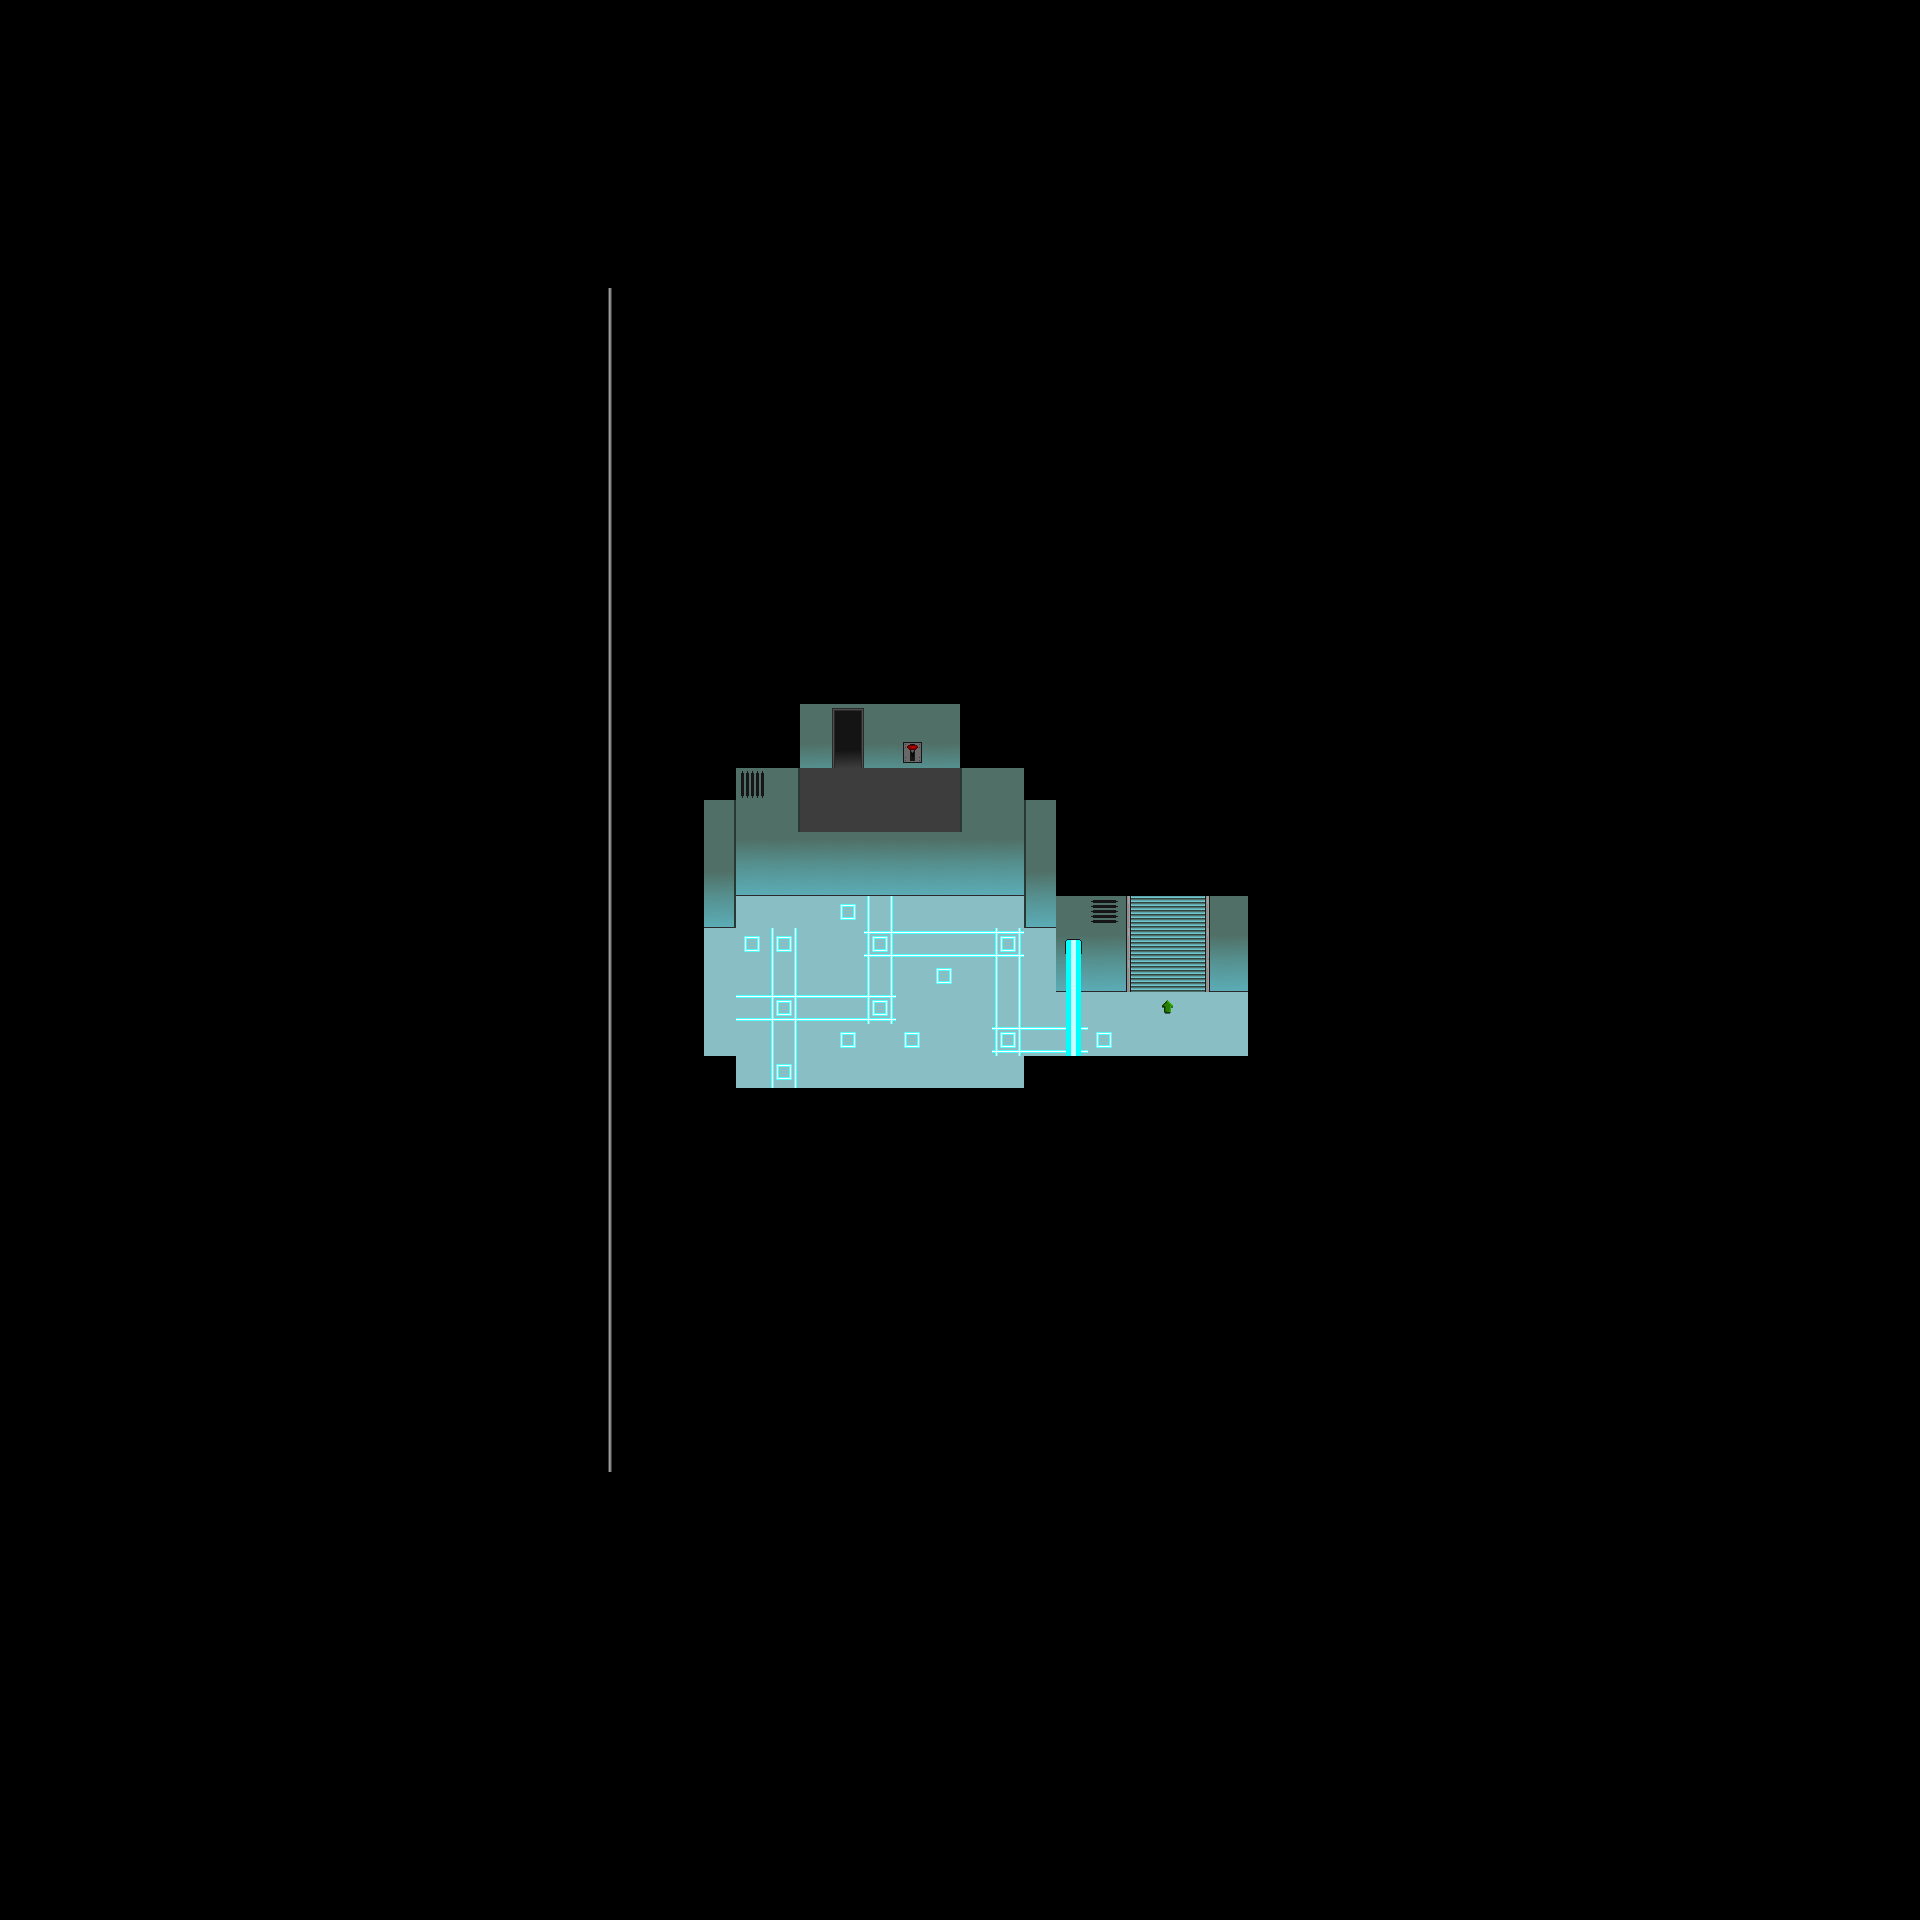

A level layout from a 2D game, rendered from its tile map. Below: a short description, then the map file with tile-grid data replaced by summaries:
An orthogonal 60x60 tile map with 32x32 px tiles, 5 tile layers (sol1, sol2, objets, plafond, ...), 2 tilesets.

<map version="1.0" tiledversion="1.1.1" orientation="orthogonal" renderorder="right-down" width="60" height="60" tilewidth="32" tileheight="32" infinite="0" nextobjectid="1">
 <tileset firstgid="1" name="space" tilewidth="32" tileheight="32" tilecount="256" columns="8">
  <image source="tileset.png" width="256" height="1024" />
 </tileset>
 <tileset firstgid="257" name="space" tilewidth="32" tileheight="32" tilecount="256" columns="8">
  <image source="tileset.png" width="256" height="1024" />
 </tileset>
 <layer name="sol1" width="60" height="60">
  <data>[3600 cells, 2480 non-empty, 9 distinct tile ids]</data>
 </layer>
 <layer name="sol2" width="60" height="60">
  <data>[3600 cells, 27 non-empty, 5 distinct tile ids]</data>
 </layer>
 <layer name="objets" width="60" height="60">
  <data>[3600 cells, 132 non-empty, 15 distinct tile ids]</data>
 </layer>
 <layer name="plafond" width="60" height="60">
  <data>[3600 cells, 17 non-empty, 1 distinct tile ids]</data>
 </layer>
 <layer name="collisions" width="60" height="60" opacity="0">
  <data>[3600 cells, 92 non-empty, 1 distinct tile ids]</data>
 </layer>
</map>
